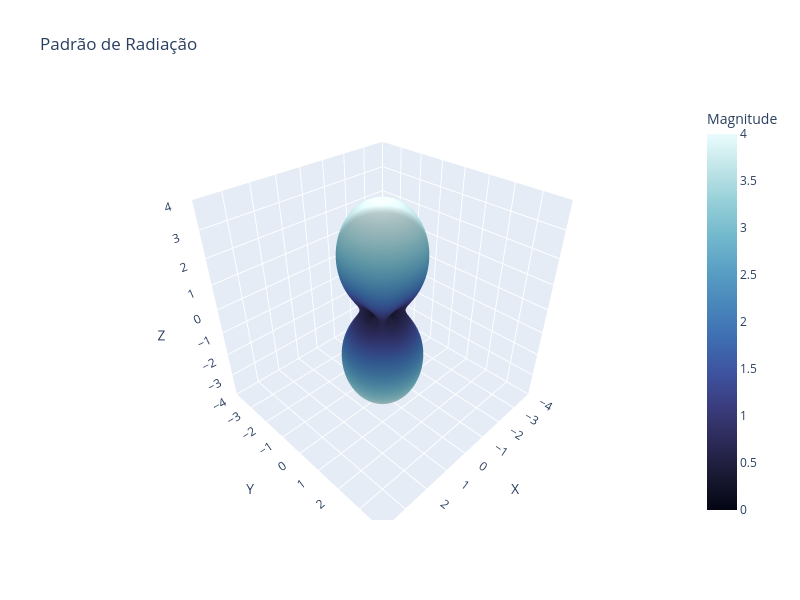

The notebook cell this image was saved under:
### Code cell
x,y,z = 2,2,1
AA = AntennaArray(XYZ=[x,y,z], d_XYZ=[0.5,0.5,0.5])
AA.gridDefault(rev_theta_phi=[[0,181,1],[0,361,1]])
#AA.gridCart2Sph([480, 640, 42, 69])
CB = codebooks()
cd_idx = 0
cw = CB.dft_upa(2, 2)
cw = cw[:,cd_idx].A1
ptr = patterns()
AA.ArrayFactor(cw, ptr.isotropic)
AA.plot3D()
#AA.plotCart2Sph()

### Figure 1 — Plotly figure (JSON) as saved in the notebook; plotly's stock layout.template omitted (floating-point values rounded to 4 significant figures; data arrays with more than 128 entries replaced by an {"elided": "..."} marker saying what was removed)
{"data": [{"colorbar": {"title": {"text": "Magnitude"}}, "colorscale": [[0, "rgb(3, 5, 18)"], [0.09091, "rgb(25, 25, 51)"], [0.1818, "rgb(44, 42, 87)"], [0.2727, "rgb(58, 60, 125)"], [0.3636, "rgb(62, 83, 160)"], [0.4545, "rgb(62, 109, 178)"], [0.5455, "rgb(72, 134, 187)"], [0.6364, "rgb(89, 159, 196)"], [0.7273, "rgb(114, 184, 205)"], [0.8182, "rgb(149, 207, 216)"], [0.9091, "rgb(192, 229, 232)"], [1, "rgb(234, 252, 253)"]], "surfacecolor": {"elided": "361x181 float values"}, "type": "surface", "x": {"elided": "361x181 float values"}, "y": {"elided": "361x181 float values"}, "z": {"elided": "361x181 float values"}}], "layout": {"height": 600, "scene": {"aspectmode": "cube", "xaxis": {"range": [-4, 4], "title": {"text": "X"}}, "yaxis": {"range": [-4, 4], "title": {"text": "Y"}}, "zaxis": {"range": [-4, 4], "title": {"text": "Z"}}}, "title": {"text": "Padrão de Radiação"}, "width": 800}}
